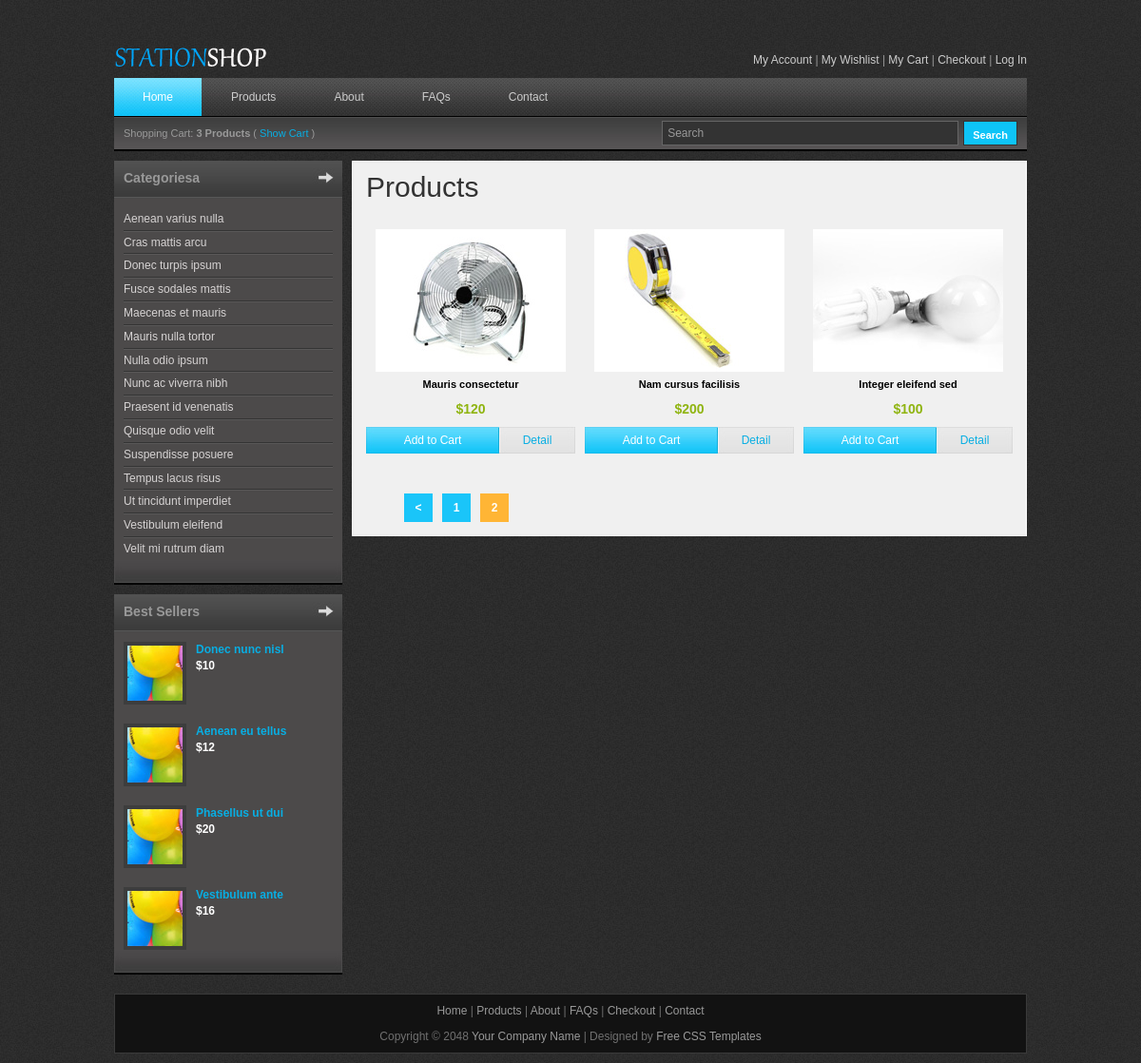
/Products/6, run on the app's committed database.
### tables this page shows
CREATE TABLE `product_tbl` (
  `product_id` int(11) NOT NULL,
  `product_name` varchar(20) NOT NULL,
  `product_description` text NOT NULL,
  `gambar` varchar(20) NOT NULL,
  `price` int(10) NOT NULL,
  `stock` int(10) NOT NULL,
  `brand` varchar(250) NOT NULL
);

### index.php (called while the page is built, shortened)
<?php
require_once BASEPATH.'core/CodeIgniter.php';

### application/models/ProductsModel.php (called while the page is built, shortened)
<?php
	class ProductsModel extends CI_Model {
		public function getProductsPage($start=0,$limit=0) {
			if ($limit>0) {
				$sql="SELECT * FROM product_tbl ORDER BY product_id DESC LIMIT " . $start . "," . $limit;
				$query=$this->db->query($sql);
				return $query->result_array();
			}
			else {
				return NULL;
			}
		}
	}

### application/views/product_content.php (the view, shortened to what this page needs)
<h1>Products</h1>
        <?php foreach($products_data as $rows) { ?>
            <div class="product_box">
                <a href="<?php echo base_url(); ?>productdetail/<?php echo $rows["product_id"]; ?>"><img src="<?php echo base_url(); ?>images/product/<?php echo $rows["gambar"]; ?>" alt="Image 01" /></a>
                <h3><?php echo $rows["product_name"]; ?></h3>
                <p class="product_price">$<?php echo $rows["price"] ; ?></p>
                <a href="shoppingcart.html" class="add_to_card">Add to Cart</a>
                <a href="<?php echo base_url(); ?>productdetail/<?php echo $rows["product_id"]; ?>" class="detail">Detail</a>
            </div>
        <?php } ?>
<div class="pagination">
	<?php echo $this->pagination->create_links(); ?>
</div>

### css/templatemo_style.css (style rules this page uses)
body { margin: 0; padding: 0; color: #999; font-family: Tahoma, Geneva, sans-serif; font-size: 12px; line-height: 1.4em; background-color: #2e2e2e; background-repeat: repeat; background-image: url(../images/templatemo_body.jpg) }
p { margin: 0 0 10px 0; padding: 0; }
img { border: none; }
h1, h2, h3, h4, h5, h6 { color: #333; font-weight: normal; }
h1 { font-size: 30px; margin: 0 0 30px; padding: 5px 0; }
h3 { font-size: 20px; margin: 0 0 20px; padding: 0; }
.product_box { float: left; width: 220px; text-align: center; margin: 0 10px 30px 0; }
.product_box img { margin-bottom: 5px; }
.product_box h3 { font-size: 11px; color: #000; font-weight: 700; margin-bottom: 10px; }
.product_box .product_price { color: #8fb410; font-size: 14px; font-weight: 700 }
.product_box .add_to_card { float: left; display: block; width: 140px; height: 28px; line-height: 28px; text-align: center; color: #fff; background: url(../images/add_to_cart.jpg) }
.product_box .detail { float: left; display: block; width: 80px; height: 28px; line-height: 28px; text-align: center; background: url(../images/detail.jpg) }
.product_box:nth-child(3n+1) { margin-right: 0; }
.paging_item a { color: #ffffff; font-weight: bold; }

### data on the page
product_tbl: gambar (picture), product_name "Mauris consectetur", price "120"
product_tbl: gambar (picture), product_name "Nam cursus facilisis", price "200"
product_tbl: gambar (picture), product_name "Integer eleifend sed", price "100"

### other printed values
$this->pagination->create_links() "< 1 2"
